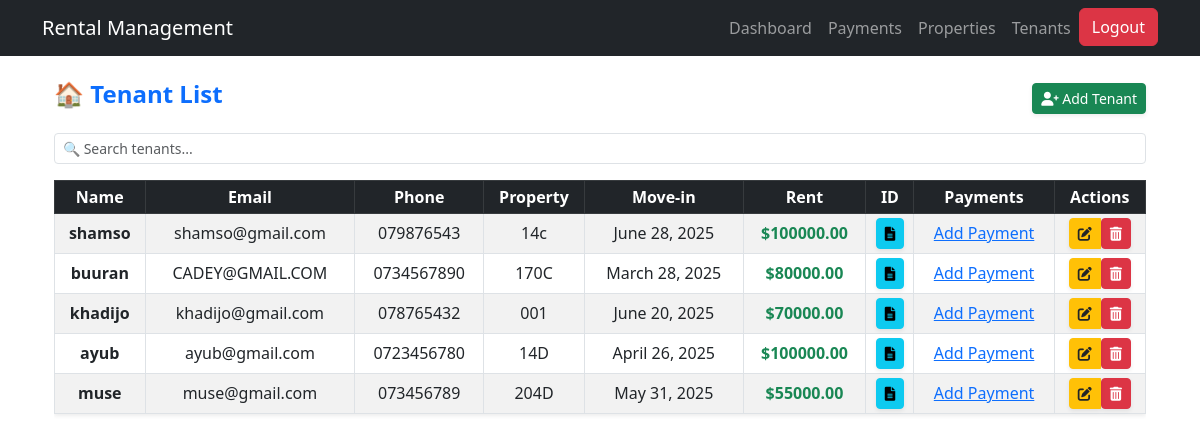
/tenant_list/ (signed in), run on an earlier commit of the app's database.
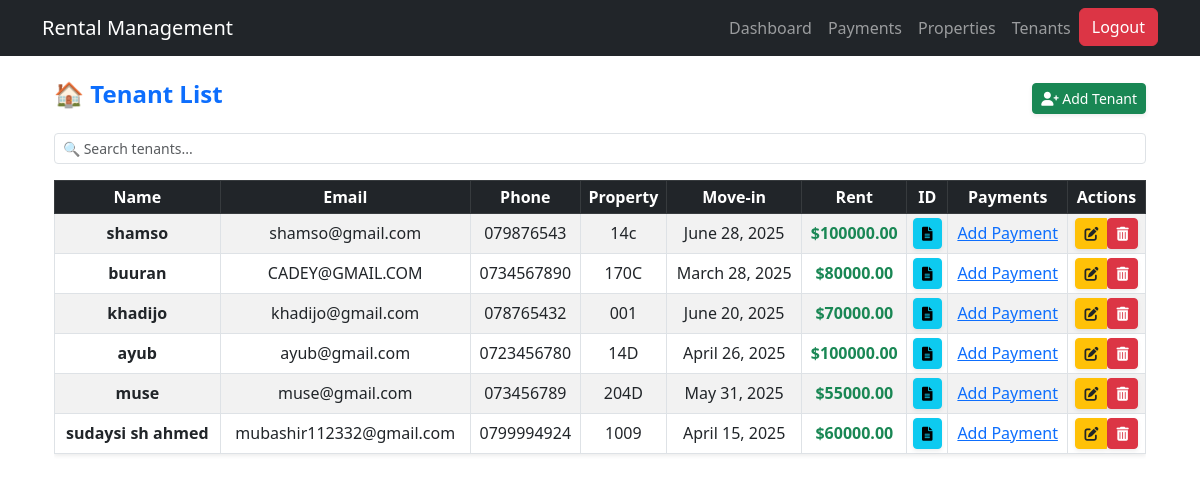
And on a later commit of the database.
### users/models.py (models this page shows, shortened)
class Tenant(models.Model):
    name = models.CharField(max_length=255)
    email = models.EmailField(unique=True)
    phone = models.CharField(max_length=20)
    property_address = models.CharField(max_length=255)
    move_in_date = models.DateField()
    rent_amount = models.DecimalField(max_digits=10, decimal_places=2)
    id_document = models.FileField(upload_to='tenant_documents/', blank=True, null=True)

### users/views.py (the view)
# urls.py: path('tenant_list/', tenant_list, name='tenant_list'),
@login_required
def tenant_list(request):
    tenants = Tenant.objects.all()
    return render(request, 'users/tenant_list.html', {'tenants': tenants})

### users/templates/users/tenant_list.html (shortened to what this page needs)
{% extends "users/base.html" %}
{% block content %}
<div class="container mt-4">
    <div class="d-flex justify-content-between align-items-center mb-3 flex-wrap">
        <h4 class="text-primary fw-bold">🏠 Tenant List</h4>
        <a href="{% url 'add_tenant' %}" class="btn btn-success btn-sm shadow-sm">
            <i class="fas fa-user-plus"></i> Add Tenant
        </a>
    </div>
    <input type="text" id="tenantSearch" class="form-control form-control-sm mb-3" placeholder="🔍 Search tenants..." onkeyup="filterTable()">
    <div class="table-responsive" style="max-height: 400px; overflow-y: auto;">
        <table class="table table-sm table-bordered table-striped table-hover text-center align-middle shadow-sm" id="tenantTable">
            <thead class="table-dark">
                <tr>
                    <th>Name</th>
                    <th>Email</th>
                    <th>Phone</th>
                    <th>Property</th>
                    <th>Move-in</th>
                    <th>Rent</th>
                    <th>ID</th>
                    <th>Payments</th>
                    <th>Actions</th>
                </tr>
            </thead>
            <tbody>
                {% for tenant in tenants %}
                <tr>
                    <td class="fw-semibold">{{ tenant.name }}</td>
                    <td>{{ tenant.email }}</td>
                    <td>{{ tenant.phone }}</td>
                    <td>{{ tenant.property_address }}</td>
                    <td>{{ tenant.move_in_date }}</td>
                    <td><span class="fw-bold text-success">${{ tenant.rent_amount }}</span></td>
                    <td>
                        {% if tenant.id_document %}
                            <a href="{{ tenant.id_document.url }}" target="_blank" class="btn btn-info btn-sm shadow-sm">
                                <i class="fas fa-file-alt"></i>
                            </a>
                        {% else %}
                            <span class="text-muted">No ID</span>
                        {% endif %}
                    </td>
                    <td>
                       <a href="{% url 'add_payment_tenant' tenant.id %}">Add Payment</a>
                    </td>
                    <td>
                        <div class="btn-group" role="group">
                            <a href="{% url 'edit_tenant' tenant.id %}" class="btn btn-warning btn-sm text-dark shadow-sm">
                                <i class="fas fa-edit"></i>
                            </a>
                            <form action="{% url 'delete_tenant' tenant.id %}" method="POST" class="d-inline">
                                <button type="submit" class="btn btn-danger btn-sm shadow-sm" onclick="return confirm('Are you sure?');">
                                    <i class="fas fa-trash-alt"></i>
                                </button>
                            </form>
                        </div>
                    </td>
                </tr>
                {% empty %}
                <tr>
                    <td colspan="9" class="text-muted text-center fw-semibold py-3">No tenants found.</td>
                </tr>
                {% endfor %}
            </tbody>
        </table>
    </div>
</div>
<link rel="stylesheet" href="https://cdnjs.cloudflare.com/ajax/libs/font-awesome/6.0.0/css/all.min.css">
{% endblock %}

What changed in the data, as far as the page shows it:
added Tenant: name "sudaysi sh ahmed", email "mubashir112332@gmail.com", phone "0799994924", property_address "1009", move_in_date "April 15, 2025", rent_amount "60000.00"
